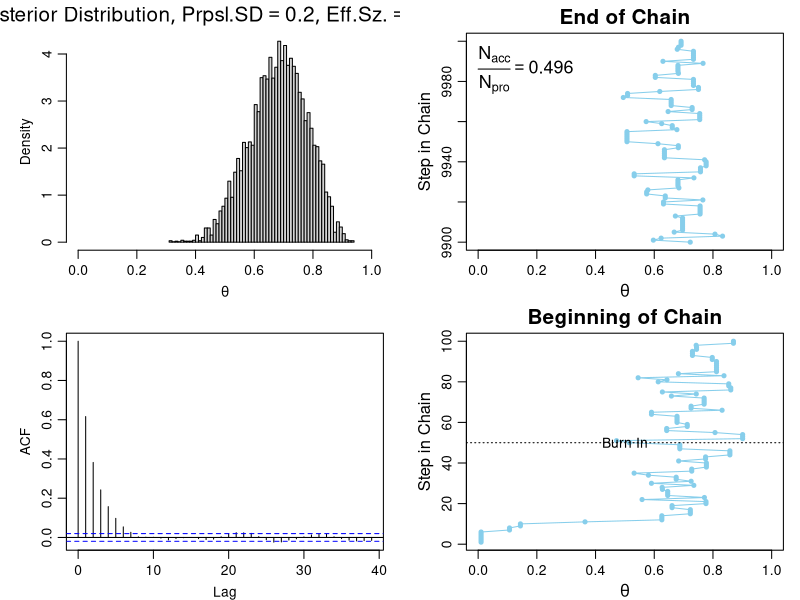

R code for this plot:
#################################################################
#This code comes from the supplementary materials in Kruschke (2015). *Doing
#Bayesian data analysis: A tutorial with R, JAGS, and Stan* (Ch. 7). Academic Press.
#The code can be found here: 
#https://sites.google.com/site/doingbayesiandataanalysis/exercises
# It was adapted by Nicole Cruz and Julia Haaf
#################################################################

# Specify the data, to be used in the likelihood function.
myData <- c(rep(0,6), rep(1,14))

# Define the Bernoulli likelihood function, p(D|theta).
# The argument theta could be a vector, not just a scalar.
likelihood <- function( theta , data ) {
  z = sum( data )
  N = length( data )
  pDataGivenTheta = theta^z * (1-theta)^(N-z)
  # The theta values passed into this function are generated at random,
  # and therefore might be inadvertently greater than 1 or less than 0.
  # The likelihood for theta > 1 or for theta < 0 is zero:
  pDataGivenTheta[ theta > 1 | theta < 0 ] = 0
  return( pDataGivenTheta )
}

# Define the prior density function. 
prior <- function( theta, alpha , beta ) {
  pTheta = dbeta( theta , alpha , beta )
  # The theta values passed into this function are generated at random,
  # and therefore might be inadvertently greater than 1 or less than 0.
  # The prior for theta > 1 or for theta < 0 is zero:
  pTheta[ theta > 1 | theta < 0 ] = 0
  return( pTheta )
}

# Define the relative probability of the target distribution, 
# as a function of vector theta. For our application, this
# target distribution is the unnormalized posterior distribution.
targetRelProb <- function( theta , data, alpha , beta ) {
  targetRelProb =  likelihood( theta , data ) * prior( theta, alpha , beta )
  return( targetRelProb )
}

# Specify the length of the trajectory, i.e., the number of jumps to try:
NSamples <- 10000 # arbitrary large number
# Initialize the vector that will store the results:
theta <- rep( 0 , NSamples )
# Specify where to start the trajectory:
theta[1] <- 0.01 # arbitrary value, ideally between 0 and 1
# Specify the burn-in period:
burnIn <- 50 # The first samples are removed as they are typically used to tune the algorithm
# Initialize accepted, rejected counters, just to monitor performance:
nAccepted <- 0
nRejected <- 0

# Now generate the random walk. The 't' index is time or trial in the walk.
# Specify seed to reproduce same random walk:
# set.seed(47405) # comment out to create different graphs

# Specify standard deviation of proposal distribution:
proposalSD <- c(0.02,0.2,2.0)[2] # vary the proposal standard deviation

# Specify priors
alpha <- 1
beta <- 1

for ( t in 1:(NSamples - 1) ) {
	currentPosition <- theta[t]
	
	# Use the proposal distribution to generate a proposed jump.
	proposedJump <- rnorm( 1 , mean=0 , sd=proposalSD )
	
	# Compute the probability of accepting the proposed jump.
	probAccept <- min( 1,
		targetRelProb( currentPosition + proposedJump , myData, alpha , beta )
		/ targetRelProb( currentPosition , myData, alpha , beta ) )
	
	# Generate a random uniform value from the interval [0,1] to
	# decide whether or not to accept the proposed jump.
	if ( runif(1) < probAccept ) {
		# accept the proposed jump
		theta[ t+1 ] <- currentPosition + proposedJump
		# increment the accepted counter, just to monitor performance
		if ( t > burnIn ) { nAccepted = nAccepted + 1 }
	} else {
		# reject the proposed jump, stay at current position
		theta[ t+1 ] <- currentPosition
		# increment the rejected counter, just to monitor performance
		if ( t > burnIn ) { nRejected = nRejected + 1 }
	}
}

# Extract the post-burnIn portion of the trajectory.
acceptedTheta <- theta[ (burnIn+1) : length(theta) ]

# End of Metropolis algorithm.

#-----------------------------------------------------------------------
# Display the chain.

layout( matrix(1:4,nrow=2) )
par(mar=c(3,4,2,1),mgp=c(2,0.7,0))

# Posterior histogram:
hist(acceptedTheta, xlim=c(0,1) , xlab=bquote(theta), freq = F, breaks = 50,
     , cex.main=1.5, main=bquote( list( "Posterior Distribution", "Prpsl.SD" == .(proposalSD) 
                                        , "Eff.Sz." == .(round(coda::effectiveSize(acceptedTheta),1)) ) ) )

# Autocorrelation
acf(acceptedTheta, cex = 1.2, main = "")

# Trajectory, a.k.a. trace plot, end of chain:
idxToPlot = (NSamples-100):NSamples
plot( theta[idxToPlot] , idxToPlot , main="End of Chain" , cex.main=1.5,
      xlab=bquote(theta) , xlim=c(0,1) , ylab="Step in Chain" ,
      type="o" , pch=20 , col="skyblue" , cex.lab=1.2 )
# Display proposal SD and acceptance ratio in the plot.
text( 0.0 , NSamples , adj=c(0.0,1.1) , cex=1.3 ,
      labels = bquote( frac(N[acc],N[pro]) == 
                       .(signif( nAccepted/length(acceptedTheta) , 3 ))))

# Trajectory, a.k.a. trace plot, beginning of chain:
idxToPlot = 1:100
plot( theta[idxToPlot] , idxToPlot , main="Beginning of Chain" , cex.main=1.5,
      xlab=bquote(theta) , xlim=c(0,1) , ylab="Step in Chain" ,
      type="o" , pch=20 , col="skyblue" , cex.lab=1.2 )
# Indicate burn in limit (might not be visible if not in range):
if ( burnIn > 0 ) {
  abline(h=burnIn,lty="dotted")
  text( 0.5 , burnIn+3 , "Burn In" , adj=c(0.5,1.1) )
}

#------------------------------------------------------------------------
